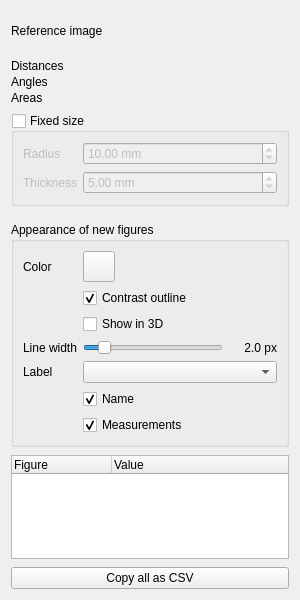
<?xml version="1.0" encoding="UTF-8"?>
<ui version="4.0">
 <class>QmitkMeasurementViewControls</class>
 <widget class="QWidget" name="QmitkMeasurementViewControls">
  <property name="geometry">
   <rect>
    <x>0</x>
    <y>0</y>
    <width>300</width>
    <height>600</height>
   </rect>
  </property>
  <property name="windowTitle">
   <string>Measurement</string>
  </property>
  <layout class="QVBoxLayout" name="mainLayout">
   <property name="spacing">
    <number>8</number>
   </property>
   <item>
    <layout class="QGridLayout" name="referenceImageLayout">
     <item row="0" column="0">
      <widget class="QLabel" name="referenceImageLabel">
       <property name="text">
        <string>Reference image</string>
       </property>
      </widget>
     </item>
     <item row="0" column="1">
      <widget class="QmitkSingleNodeSelectionWidget" name="referenceImageSelector" native="true">
       <property name="sizePolicy">
        <sizepolicy hsizetype="Expanding" vsizetype="Preferred">
         <horstretch>0</horstretch>
         <verstretch>0</verstretch>
        </sizepolicy>
       </property>
       <property name="minimumSize">
        <size>
         <width>0</width>
         <height>40</height>
        </size>
       </property>
      </widget>
     </item>
    </layout>
   </item>
   <item>
    <widget class="QWidget" name="drawingControls" native="true">
     <layout class="QVBoxLayout" name="drawingControlsLayout">
      <property name="spacing">
       <number>8</number>
      </property>
      <property name="leftMargin">
       <number>0</number>
      </property>
      <property name="topMargin">
       <number>0</number>
      </property>
      <property name="rightMargin">
       <number>0</number>
      </property>
      <property name="bottomMargin">
       <number>0</number>
      </property>
      <item>
       <widget class="QWidget" name="tools" native="true">
        <layout class="QGridLayout" name="toolsLayout">
         <property name="leftMargin">
          <number>0</number>
         </property>
         <property name="topMargin">
          <number>0</number>
         </property>
         <property name="rightMargin">
          <number>0</number>
         </property>
         <property name="bottomMargin">
          <number>0</number>
         </property>
         <property name="horizontalSpacing">
          <number>8</number>
         </property>
         <property name="verticalSpacing">
          <number>2</number>
         </property>
         <item row="0" column="0">
          <widget class="QLabel" name="distanceToolsLabel">
           <property name="text">
            <string>Distances</string>
           </property>
          </widget>
         </item>
         <item row="0" column="1">
          <layout class="QHBoxLayout" name="distanceToolsLayout">
           <property name="spacing">
            <number>2</number>
           </property>
           <item>
            <spacer name="distanceToolsSpacer">
             <property name="orientation">
              <enum>Qt::Orientation::Horizontal</enum>
             </property>
             <property name="sizeHint" stdset="0">
              <size>
               <width>0</width>
               <height>0</height>
              </size>
             </property>
            </spacer>
           </item>
          </layout>
         </item>
         <item row="1" column="0">
          <widget class="QLabel" name="angleToolsLabel">
           <property name="text">
            <string>Angles</string>
           </property>
          </widget>
         </item>
         <item row="1" column="1">
          <layout class="QHBoxLayout" name="angleToolsLayout">
           <property name="spacing">
            <number>2</number>
           </property>
           <item>
            <spacer name="angleToolsSpacer">
             <property name="orientation">
              <enum>Qt::Orientation::Horizontal</enum>
             </property>
             <property name="sizeHint" stdset="0">
              <size>
               <width>0</width>
               <height>0</height>
              </size>
             </property>
            </spacer>
           </item>
          </layout>
         </item>
         <item row="2" column="0">
          <widget class="QLabel" name="areaToolsLabel">
           <property name="text">
            <string>Areas</string>
           </property>
          </widget>
         </item>
         <item row="2" column="1">
          <layout class="QHBoxLayout" name="areaToolsLayout">
           <property name="spacing">
            <number>2</number>
           </property>
           <item>
            <spacer name="areaToolsSpacer">
             <property name="orientation">
              <enum>Qt::Orientation::Horizontal</enum>
             </property>
             <property name="sizeHint" stdset="0">
              <size>
               <width>0</width>
               <height>0</height>
              </size>
             </property>
            </spacer>
           </item>
          </layout>
         </item>
        </layout>
       </widget>
      </item>
      <item>
       <widget class="QGroupBox" name="fixedSizeGroupBox">
        <property name="toolTip">
         <string>Places the figure with the given size by a single click. Its shape stays locked, so it can only be moved.</string>
        </property>
        <property name="title">
         <string>Fixed size</string>
        </property>
        <property name="checkable">
         <bool>true</bool>
        </property>
        <property name="checked">
         <bool>false</bool>
        </property>
        <layout class="QFormLayout" name="fixedSizeLayout">
         <item row="0" column="0">
          <widget class="QLabel" name="radiusLabel">
           <property name="text">
            <string>Radius</string>
           </property>
          </widget>
         </item>
         <item row="0" column="1">
          <widget class="QDoubleSpinBox" name="radiusSpinBox">
           <property name="suffix">
            <string> mm</string>
           </property>
           <property name="minimum">
            <double>0.010000000000000</double>
           </property>
           <property name="maximum">
            <double>10000.000000000000000</double>
           </property>
           <property name="value">
            <double>10.000000000000000</double>
           </property>
          </widget>
         </item>
         <item row="1" column="0">
          <widget class="QLabel" name="thicknessLabel">
           <property name="text">
            <string>Thickness</string>
           </property>
          </widget>
         </item>
         <item row="1" column="1">
          <widget class="QDoubleSpinBox" name="thicknessSpinBox">
           <property name="suffix">
            <string> mm</string>
           </property>
           <property name="minimum">
            <double>0.010000000000000</double>
           </property>
           <property name="maximum">
            <double>10.000000000000000</double>
           </property>
           <property name="value">
            <double>5.000000000000000</double>
           </property>
          </widget>
         </item>
        </layout>
       </widget>
      </item>
      <item>
       <widget class="QmitkInfoCard" name="hintCard"/>
      </item>
     </layout>
    </widget>
   </item>
   <item>
    <widget class="QGroupBox" name="appearanceGroupBox">
     <property name="title">
      <string>Appearance of new figures</string>
     </property>
     <layout class="QGridLayout" name="appearanceLayout" columnstretch="0,1">
      <item row="0" column="0">
       <widget class="QLabel" name="colorLabel">
        <property name="text">
         <string>Color</string>
        </property>
       </widget>
      </item>
      <item row="0" column="1" alignment="Qt::AlignmentFlag::AlignLeft">
       <widget class="QToolButton" name="colorButton">
        <property name="toolTip">
         <string>Choose the color</string>
        </property>
        <property name="iconSize">
         <size>
          <width>24</width>
          <height>24</height>
         </size>
        </property>
       </widget>
      </item>
      <item row="1" column="1">
       <widget class="QCheckBox" name="contrastOutlineCheckBox">
        <property name="toolTip">
         <string>Draw a black or white outline that keeps the figure visible on any image</string>
        </property>
        <property name="text">
         <string>Contrast outline</string>
        </property>
        <property name="checked">
         <bool>true</bool>
        </property>
       </widget>
      </item>
      <item row="2" column="1">
       <widget class="QCheckBox" name="showIn3DCheckBox">
        <property name="toolTip">
         <string>Show the figure in the 3D view, too</string>
        </property>
        <property name="text">
         <string>Show in 3D</string>
        </property>
       </widget>
      </item>
      <item row="3" column="0">
       <widget class="QLabel" name="lineWidthLabel">
        <property name="text">
         <string>Line width</string>
        </property>
       </widget>
      </item>
      <item row="3" column="1">
       <layout class="QHBoxLayout" name="lineWidthLayout">
        <item>
         <widget class="QSlider" name="lineWidthSlider">
          <property name="toolTip">
           <string>Width of the outline in screen pixels, independent of the zoom</string>
          </property>
          <property name="minimum">
           <number>2</number>
          </property>
          <property name="maximum">
           <number>20</number>
          </property>
          <property name="pageStep">
           <number>2</number>
          </property>
          <property name="value">
           <number>4</number>
          </property>
          <property name="orientation">
           <enum>Qt::Orientation::Horizontal</enum>
          </property>
         </widget>
        </item>
        <item>
         <widget class="QLabel" name="lineWidthValueLabel">
          <property name="minimumSize">
           <size>
            <width>48</width>
            <height>0</height>
           </size>
          </property>
          <property name="text">
           <string>2.0 px</string>
          </property>
          <property name="alignment">
           <set>Qt::AlignmentFlag::AlignRight|Qt::AlignmentFlag::AlignVCenter</set>
          </property>
         </widget>
        </item>
       </layout>
      </item>
      <item row="4" column="0">
       <widget class="QLabel" name="labelLabel">
        <property name="text">
         <string>Label</string>
        </property>
       </widget>
      </item>
      <item row="4" column="1">
       <widget class="QComboBox" name="labelVisibilityComboBox">
        <property name="toolTip">
         <string>When the label of the figure is shown</string>
        </property>
       </widget>
      </item>
      <item row="5" column="1">
       <widget class="QCheckBox" name="showNameCheckBox">
        <property name="toolTip">
         <string>Show the name of the figure in its label</string>
        </property>
        <property name="text">
         <string>Name</string>
        </property>
        <property name="checked">
         <bool>true</bool>
        </property>
       </widget>
      </item>
      <item row="6" column="1">
       <widget class="QCheckBox" name="showMeasurementsCheckBox">
        <property name="toolTip">
         <string>Show the measurements of the figure in its label</string>
        </property>
        <property name="text">
         <string>Measurements</string>
        </property>
        <property name="checked">
         <bool>true</bool>
        </property>
       </widget>
      </item>
     </layout>
    </widget>
   </item>
   <item>
    <widget class="QTreeWidget" name="measurementsTree">
     <property name="toolTip">
      <string>Measurements of all figures of the reference image</string>
     </property>
     <property name="editTriggers">
      <set>QAbstractItemView::EditTrigger::DoubleClicked|QAbstractItemView::EditTrigger::EditKeyPressed</set>
     </property>
     <property name="selectionMode">
      <enum>QAbstractItemView::SelectionMode::ExtendedSelection</enum>
     </property>
     <property name="uniformRowHeights">
      <bool>true</bool>
     </property>
     <column>
      <property name="text">
       <string>Figure</string>
      </property>
     </column>
     <column>
      <property name="text">
       <string>Value</string>
      </property>
     </column>
    </widget>
   </item>
   <item>
    <widget class="QPushButton" name="copyButton">
     <property name="toolTip">
      <string>Copy the measurements of the selected figures, or of all figures, as comma-separated values</string>
     </property>
     <property name="text">
      <string>Copy all as CSV</string>
     </property>
    </widget>
   </item>
  </layout>
 </widget>
 <customwidgets>
  <customwidget>
   <class>QmitkSingleNodeSelectionWidget</class>
   <extends>QWidget</extends>
   <header location="global">QmitkSingleNodeSelectionWidget.h</header>
   <container>1</container>
  </customwidget>
  <customwidget>
   <class>QmitkInfoCard</class>
   <extends>QFrame</extends>
   <header location="global">QmitkInfoCard.h</header>
  </customwidget>
 </customwidgets>
 <resources/>
 <connections/>
</ui>
